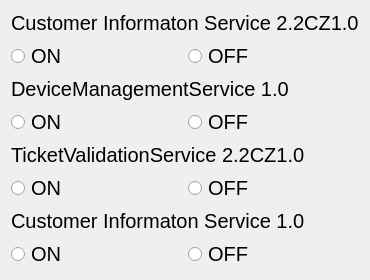
            <widget class="QWidget" name="page_prepinaceSluzby">
             <layout class="QGridLayout" name="gridLayout_6">
              <item row="0" column="0">
               <layout class="QVBoxLayout" name="verticalLayout_24">
                <item>
                 <widget class="QLabel" name="label_nazevSluzby">
                  <property name="font">
                   <font>
                    <pointsize>15</pointsize>
                   </font>
                  </property>
                  <property name="text">
                   <string>Customer Informaton Service 2.2CZ1.0</string>
                  </property>
                 </widget>
                </item>
                <item>
                 <layout class="QHBoxLayout" name="horizontalLayout_14">
                  <item>
                   <widget class="QRadioButton" name="radioButton_ON1">
                    <property name="maximumSize">
                     <size>
                      <width>16777206</width>
                      <height>16777215</height>
                     </size>
                    </property>
                    <property name="font">
                     <font>
                      <pointsize>15</pointsize>
                     </font>
                    </property>
                    <property name="text">
                     <string>ON</string>
                    </property>
                    <property name="iconSize">
                     <size>
                      <width>30</width>
                      <height>30</height>
                     </size>
                    </property>
                   </widget>
                  </item>
                  <item>
                   <widget class="QRadioButton" name="radioButton_OFF1">
                    <property name="font">
                     <font>
                      <pointsize>15</pointsize>
                     </font>
                    </property>
                    <property name="text">
                     <string>OFF</string>
                    </property>
                    <property name="iconSize">
                     <size>
                      <width>90</width>
                      <height>90</height>
                     </size>
                    </property>
                   </widget>
                  </item>
                 </layout>
                </item>
               </layout>
              </item>
              <item row="1" column="0">
               <layout class="QVBoxLayout" name="verticalLayout_26">
                <item>
                 <widget class="QLabel" name="label_nazevSluzby_2">
                  <property name="font">
                   <font>
                    <pointsize>15</pointsize>
                   </font>
                  </property>
                  <property name="text">
                   <string>DeviceManagementService 1.0</string>
                  </property>
                 </widget>
                </item>
                <item>
                 <layout class="QHBoxLayout" name="horizontalLayout_16">
                  <item>
                   <widget class="QRadioButton" name="radioButton_ON2">
                    <property name="maximumSize">
                     <size>
                      <width>16777206</width>
                      <height>16777215</height>
                     </size>
                    </property>
                    <property name="font">
                     <font>
                      <pointsize>15</pointsize>
                     </font>
                    </property>
                    <property name="text">
                     <string>ON</string>
                    </property>
                    <property name="iconSize">
                     <size>
                      <width>30</width>
                      <height>30</height>
                     </size>
                    </property>
                   </widget>
                  </item>
                  <item>
                   <widget class="QRadioButton" name="radioButton_OFF2">
                    <property name="font">
                     <font>
                      <pointsize>15</pointsize>
                     </font>
                    </property>
                    <property name="text">
                     <string>OFF</string>
                    </property>
                    <property name="iconSize">
                     <size>
                      <width>90</width>
                      <height>90</height>
                     </size>
                    </property>
                   </widget>
                  </item>
                 </layout>
                </item>
               </layout>
              </item>
              <item row="2" column="0">
               <layout class="QVBoxLayout" name="verticalLayout_27">
                <item>
                 <widget class="QLabel" name="label_nazevSluzby_3">
                  <property name="font">
                   <font>
                    <pointsize>15</pointsize>
                   </font>
                  </property>
                  <property name="text">
                   <string>TicketValidationService 2.2CZ1.0</string>
                  </property>
                 </widget>
                </item>
                <item>
                 <layout class="QHBoxLayout" name="horizontalLayout_17">
                  <item>
                   <widget class="QRadioButton" name="radioButton_ON3">
                    <property name="maximumSize">
                     <size>
                      <width>16777206</width>
                      <height>16777215</height>
                     </size>
                    </property>
                    <property name="font">
                     <font>
                      <pointsize>15</pointsize>
                     </font>
                    </property>
                    <property name="text">
                     <string>ON</string>
                    </property>
                    <property name="iconSize">
                     <size>
                      <width>30</width>
                      <height>30</height>
                     </size>
                    </property>
                    <property name="autoExclusive">
                     <bool>true</bool>
                    </property>
                   </widget>
                  </item>
                  <item>
                   <widget class="QRadioButton" name="radioButton_OFF3">
                    <property name="font">
                     <font>
                      <pointsize>15</pointsize>
                     </font>
                    </property>
                    <property name="text">
                     <string>OFF</string>
                    </property>
                    <property name="iconSize">
                     <size>
                      <width>90</width>
                      <height>90</height>
                     </size>
                    </property>
                   </widget>
                  </item>
                 </layout>
                </item>
               </layout>
              </item>
              <item row="3" column="0">
               <layout class="QVBoxLayout" name="verticalLayout_25">
                <item>
                 <widget class="QLabel" name="label_nazevSluzby_4">
                  <property name="font">
                   <font>
                    <pointsize>15</pointsize>
                   </font>
                  </property>
                  <property name="text">
                   <string>Customer Informaton Service 1.0</string>
                  </property>
                 </widget>
                </item>
                <item>
                 <layout class="QHBoxLayout" name="horizontalLayout_19">
                  <item>
                   <widget class="QRadioButton" name="radioButton_ON4">
                    <property name="maximumSize">
                     <size>
                      <width>16777206</width>
                      <height>16777215</height>
                     </size>
                    </property>
                    <property name="font">
                     <font>
                      <pointsize>15</pointsize>
                     </font>
                    </property>
                    <property name="text">
                     <string>ON</string>
                    </property>
                    <property name="iconSize">
                     <size>
                      <width>30</width>
                      <height>30</height>
                     </size>
                    </property>
                   </widget>
                  </item>
                  <item>
                   <widget class="QRadioButton" name="radioButton_OFF4">
                    <property name="font">
                     <font>
                      <pointsize>15</pointsize>
                     </font>
                    </property>
                    <property name="text">
                     <string>OFF</string>
                    </property>
                    <property name="iconSize">
                     <size>
                      <width>90</width>
                      <height>90</height>
                     </size>
                    </property>
                   </widget>
                  </item>
                 </layout>
                </item>
               </layout>
              </item>
             </layout>
            </widget>
